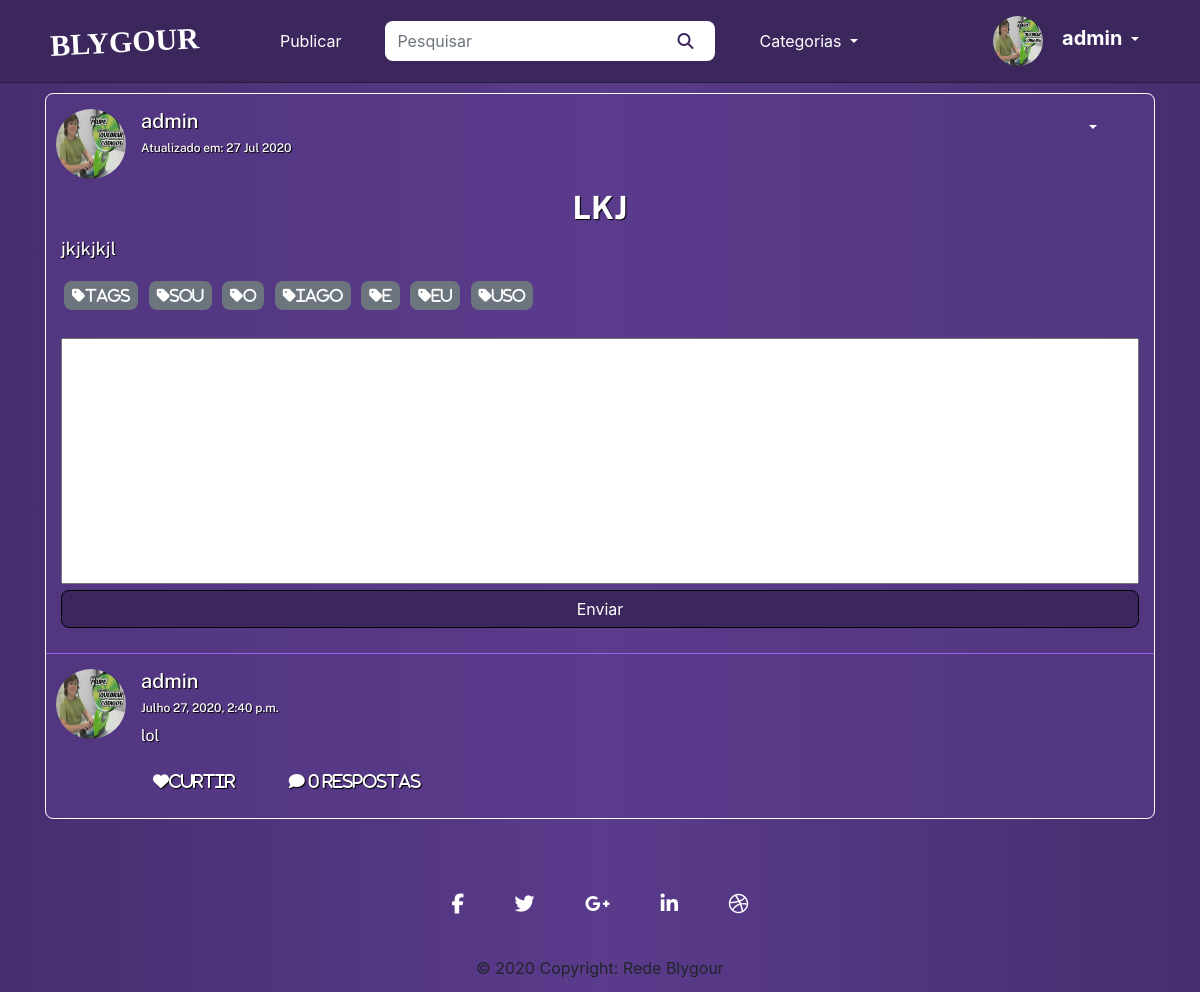
Page /60 (signed in) on the committed database.
### users/models.py (models this page shows, shortened)
class User(AbstractUser, PermissionsMixin):
    username = models.CharField('Nome do usuário', max_length=30, unique=True)
    email = models.EmailField('Email', unique=True)
    profile_picture = models.ImageField(upload_to = get_file_path, verbose_name='Imagem', null=True, blank=True)
    is_active = models.BooleanField('Está Ativo?', blank=True, default=True)
    is_staff = models.BooleanField('É da equipe?', blank=True, default=False)
    is_superuser = models.BooleanField('É super Usuário?', blank=True, default=False)
    date_joined = models.DateField('Data de Entrada', auto_now_add=True)
    first_name = None
    last_name = None
    objects = UserManager()
    USERNAME_FIELD = 'username'
    REQUIRED_FIELDS = ['email']
    def __str__(self):
        return self.username
    class Meta:
        verbose_name = 'Usuário'
        verbose_name_plural = 'Usuários'

### posts/models.py (models this page shows, shortened)
class Post(models.Model):
    title = models.CharField('Título', max_length=100)
    text = models.TextField('Texto da Postagem')
    user = models.ForeignKey(get_user_model(), on_delete=models.CASCADE, null=True, blank=True)
    image = models.ImageField(upload_to = get_file_path, verbose_name='Imagem', null=True, blank=True)
    tags = TaggableManager(help_text="Suas tags")
    created_at = models.DateTimeField('Criado em :', auto_now_add = True)
    updated_at = models.DateTimeField('Modificado em :', auto_now = True)
    class Meta:
        verbose_name = 'Postagem'
        verbose_name_plural = 'Postagens'
        ordering = ['text']

class Comments(models.Model):
    user = models.ForeignKey(get_user_model(), verbose_name='Usuário', on_delete=models.CASCADE)
    post = models.ForeignKey(Post, verbose_name='Post', on_delete=models.CASCADE)
    comment = models.TextField('Texto da Postagem')
    parent = models.ForeignKey(to='self', null=True, blank=True, related_name="Respostas", on_delete=models.CASCADE)
    created_at = models.DateTimeField('Criado em :', auto_now_add = True)
    updated_at = models.DateTimeField('Modificado em :', auto_now = True)
    def children(self):
        return Comments.objects.filter(parent=self)
    class Meta:
        verbose_name = 'Comentário'
        verbose_name_plural = 'Comentários'
        ordering = ['created_at']

### posts/views.py (the view)
# urls.py: path('<int:id>', views.viewPost, name='posts-view'),
def viewPost(request, id):
    template_name = 'posts/details.html'
    post = get_object_or_404(Post, pk=id)
    comments = Comments.objects.all().order_by('-created_at').filter(post = post).filter(parent = None)
    parent_obj = None
    if request.method == 'POST':
        form = CommentsForm(request.POST or None)
        if form.is_valid():
            comment = form.save(commit = False)
            comment.user = request.user
            comment.post = post
            try:
                parent_id = int(request.POST.get("parent_id"))
            except:
                parent_id = None
            if parent_id:
                parent_qs = Comments.objects.filter(id = parent_id)
                if parent_qs.exists() and parent_qs.count() == 1:
                    parent_obj = parent_qs.first()
                    comment.parent = parent_obj
            comment.save()
            messages.success(request, 'Comentário enviado com Sucesso')
            return redirect('posts:posts-view', id=post.id)
    else:
        form = CommentsForm(request.POST)
        context = {
            'post': post,
            'comments': comments,
            'form': form,
            'parent': parent_obj,
        }
        return render(request, template_name, context)

### posts/templates/posts/details.html (shortened to what this page needs)
{% extends 'posts/index.html' %}
{% load static %}
{% load crispy_forms_tags %}
{% block styles %}
    <link rel="stylesheet" href="{% static 'css/settings.css' %}">
    <link rel="stylesheet" href="{% static 'css/add-post.css' %}">
{% endblock styles %}
{% block content %}
    <div class="container view-posts">
        {% block user_informations %}
            {{ block.super }}
        {% endblock user_informations %}
        <div class="row title">
            <div class="col-12">
                <h2>
                    <strong>{{ post.title|upper }}</strong>
                </h2>
            </div>
        </div>
        <div class="row post">
            <div class="col-12">
                {{ post.text|linebreaks }}
                {% for tag in post.tags.all %}
                    <a href="{% url 'posts:index_tagged' tag %}" class="tags">
                        <button type="button" class="btn btn-secondary btn-sm button-tags">
                            <i class="fa fa-tag tags-text">{{ tag }}</i>
                        </button>
                    </a>
                {% endfor %}
            </div>
        </div>
        {% if user.is_authenticated %}
        <div class="row">
            <div class="col-12">
                <form method="POST" enctype="multipart/form-data">
                    <div class="field">
                        {{ form.comment }}
                    </div>
                    <input type="submit" class="btn btn-submit btn-block btn-comment" value="Enviar">
                </form>
            </div>
        </div>
        {% endif %}
        {% for comment in comments %}
            <div class="row user comments">
                <div>
                    <a href="{% url 'posts:profile_user' comment.user.username %}" class='user'>
                        {% if comment.user.profile_picture %}
                            <img class='user-picture' src="/media/{{ comment.user.profile_picture }}" alt="Profile Picture {{ post.user }}">
                        {% else %}
                            <img class='user-picture' src="/media/profiles/avatar.png" alt="Default profile picture">
                        {% endif %}
                    </a>
                </div>
                <div class="col">
                    <a href="{% url 'posts:profile_user' comment.user.username %}" class='user'>
                        <h5>
                            {{ comment.user }}
                        </h5>
                    </a>
                    <h6 class="data-update">{{ comment.updated_at }}</h6>
                    <p>{{ comment.comment }}</p>
                    <h5>
                        <a class="btn">
                            <i class="fas fa-heart">Curtir</i>
                        </a>
                    {% with comment_count=comment.children.count %}
                    <a class="btn comment-reply-btn">
                    <i class="fas fa-comment">
                    {{ comment_count }}
                    Resposta{{ comment_count|pluralize}}</i>
                    </a>
                    {% endwith %}
                    </h5>
                </div>
            </div>
        {% endfor %}
    </div>
{% endblock content %}

### posts/templates/posts/index.html (shortened to what this page needs)
{% extends 'base.html' %}
{% load static %}
{% block content %}
    {% for post in posts %}
            {% block user_informations %}
                <div class="row user">
                    <div>
                        <a href="{% url 'posts:profile_user' post.user.username %}" class='user'>
                            {% if post.user.profile_picture %}
                                <img class='user-picture' src="/media/{{ post.user.profile_picture }}" alt="Profile Picture {{ post.user }}">
                            {% else %}
                                <img class='user-picture' src="/media/profiles/avatar.png" alt="Default profile picture">
                            {% endif %}
                        </a>
                    </div>
                    <div class="col">
                        <h5>
                            <a href="{% url 'posts:profile_user' post.user.username %}" class='user'>{{ post.user }}</a>
                        </h5>
                        <h6 class="data-update">Atualizado em:
                            {{ post.updated_at|date:"d M Y" }}</h6>
                    </div>
                    {% if user.is_authenticated %}
                        <div class="col-2 col-sm-1 col-md-1 col-lg-1">
                            <div class="dropdown">
                                <button class="btn dropdown-toggle" type="button" id="dropdownMenuButton" data-toggle="dropdown" aria-haspopup="true" aria-expanded="false"></button>
                            </div>
                        </div>
                    {% endif %}
                </div>
            {% endblock user_informations %}
    {% endfor %}
{% endblock content %}
{% block pagination %}
    {{ block.super }}
{% endblock pagination %}

### posts/templates/base.html (shortened to what this page needs)
{% load static %}
<!DOCTYPE html>
<html lang="pt_br">
    <head>
        <link rel="stylesheet" href="https://stackpath.bootstrapcdn.com/bootstrap/4.5.0/css/bootstrap.min.css">
        <link rel="stylesheet" href="{% static 'css/style.css' %}">
        {% block styles %}{% endblock styles %}
        <link rel="stylesheet" href="{% static 'css/responsive.css' %}">
    </head>
    <body>
        <nav class="navbar navbar-expand-lg">
            <div class="container">
                <a class="navbar-nav blygour" href="{% url 'posts:posts-list' %}">BLYGOUR</a>
                <div class="collapse navbar-collapse" id="navbarSupportedContent">
                    <ul class="navbar-nav mr-auto">
                        {% if user.is_authenticated%}
                            <li class="nav-item button-post">
                                <a class="nav-link" href="{% url 'posts:add-post' %}">Publicar</a>
                            </li>
                        {% else %}
                            <li class="nav-item">
                                <a class="nav-link disabled" href="#" tabindex="-1" aria-disabled="true">Publicar</a>
                            </li>
                        {% endif %}
                        <form action="{% url 'posts:posts-list' %}" class="form-inline my-2 my-lg-0 form-search" method='GET'>
                            <input class="form-control mr-sm-2" type="search" placeholder="Pesquisar" aria-label="Titulo " id="search-input" ,="," name="search" value="{{ request.GET.search }}">
                            <button class="btn button-search search-button" type="submit">
                                <i class="fas fa-search" id="search-icon"></i>
                            </button>
                        </form>
                        <li class="nav-item dropdown">
                            <a class="nav-link dropdown-toggle" href="#" id="navbarDropdown" role="button" data-toggle="dropdown" aria-haspopup="true" aria-expanded="false">
                                Categorias
                            </a>
                        </li>
                    </ul>
                    <ul class="navbar-nav mr-2">
                        {% if user.is_authenticated%}
                            <li class="nav-item dropdown">
                                <a class="nav-link dropdown-toggle" href="#" id="navbarDropdown" role="button" data-toggle="dropdown" aria-haspopup="true" aria-expanded="false">
                                    {% if user.profile_picture %}
                                        <img class='user-picture' src="/media/{{ request.user.profile_picture }}" alt="Profile Picture {{ request.user }}">
                                        <span class="dropdown-perfil">{{ request.user }}</span>
                                    {% else %}
                                        <img class='user-picture' src="/media/profiles/avatar.png" alt="Default profile picture">
                                        <span class="dropdown-perfil">{{ request.user }}</span>
                                    {% endif %}
                                </a>
                            </li>
                        {% else %}
                            <li class="nav-item">
                                <a class="nav-link" href="{% url 'login' %}">Login</a>
                            </li>
                        {% endif %}
                    </ul>
                </div>
            </div>
        </nav>
        <div class="container conteudo">
            {% block content %}{% endblock content %}
            {% block pagination %}
                <nav class='pages'>
                </nav>
            {% endblock pagination %}
        </div>
        <footer class="page-footer font-small special-color-dark pt-4">
            <div class="container">
                <ul class="list-unstyled list-inline text-center">
                    <li class="list-inline-item">
                        <a class="btn-floating btn-fb mx-1 fa-lg" href='#'>
                            <i class="fab fa-facebook-f"></i>
                        </a>
                    </li>
                    <li class="list-inline-item">
                        <a class="btn-floating btn-tw mx-1 fa-lg" href='#'>
                            <i class="fab fa-twitter"></i>
                        </a>
                    </li>
                    <li class="list-inline-item">
                        <a class="btn-floating btn-gplus mx-1 fa-lg" href='#'>
                            <i class="fab fa-google-plus-g"></i>
                        </a>
                    </li>
                    <li class="list-inline-item">
                        <a class="btn-floating btn-li mx-1 fa-lg" href='#'>
                            <i class="fab fa-linkedin-in"></i>
                        </a>
                    </li>
                    <li class="list-inline-item">
                        <a class="btn-floating btn-dribbble mx-1 fa-lg" href='#'>
                            <i class="fab fa-dribbble"></i>
                        </a>
                    </li>
                </ul>
            </div>
            <div class="footer-copyright text-center py-3">© 2020 Copyright:
                <a>
                    Rede Blygour</a>
            </div>
        </footer>
    </body>
</html>

### rows in the picture
User: user.profile_picture (picture), user "admin"
Post: user.profile_picture (picture), user "admin", updated_at "27 Jul 2020", title "LKJ", text "jkjkjkjl"
Tag: name "tags"
Tag: name "sou"
Tag: name "o"
Tag: name "iago"
Tag: name "e"
Tag: name "eu"
Tag: name "uso"
Comments: user.profile_picture (picture), user "admin", updated_at "Julho 27, 2020, 2:40 p.m.", comment "lol", children.count "0"
